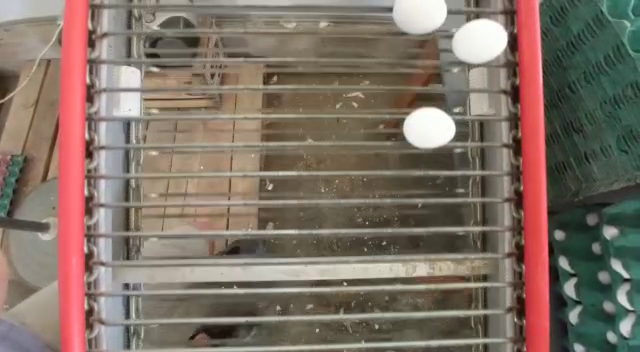
#> input picture frame 40 of cintaTransportadora1.mp4, 640 x 352 px, given in place of cintaTransportadora2.mp4, which was not available
$ python main.py
#> lines starting #> are read from the running program, lines starting #| are printed output that depends on the picture; after the words box and inside, x2 and y2 are one past the last pixel; in counts of white or black regions, pixels touching at a corner belong together; pictures that were not available may be replaced by others from this repository, and a replacement may not be noted
import cv2
import numpy as np
import imutils #importo imutils

sensitivity = 21
lower_white = np.array([0,0,255-sensitivity])
upper_white = np.array([255,sensitivity,255])

cap = cv2.VideoCapture('cintaTransportadora2.mp4') #leo el video de entrada

fgbg =cv2.createBackgroundSubtractorMOG2()  # Sustraccion de fondo - Porque es python 3, sino seria fgbg = cv2.bgsegm.createBackgroundSubtractorMOG()
kernel = cv2.getStructuringElement(cv2.MORPH_ELLIPSE, (3, 3)) #Para mejorar la imagen binaria obtenida luego de aplicar la sustraccion de fondo
eggs_counter = 0 #contador de huevos

while True:

    ret, imagen = cap.read()
#> imagen is the input picture: shape (352, 640, 3); mean B, G, R 101.3, 112.7, 127.7

    if not ret:    #si no puede capturar imagen entonces sale del while (es para evitar errores)
        break
    imagen = imutils.resize(imagen, width=640)  # cantidad de pixeles (se puede redimensionar)
    imagenHSV = cv2.cvtColor(imagen, cv2.COLOR_BGR2HSV) #convierto de BGR a HSV
#> imagenHSV: shape (352, 640, 3); mean H, S, V 38.5, 63, 131.1
    area_pts = np.array([[55, 50], [imagenHSV.shape[1] - 100, 50], [imagenHSV.shape[1] - 100, 110], [55, 110]])
	#Detectando colores
    maskBlanco = cv2.inRange(imagenHSV, lower_white, upper_white)
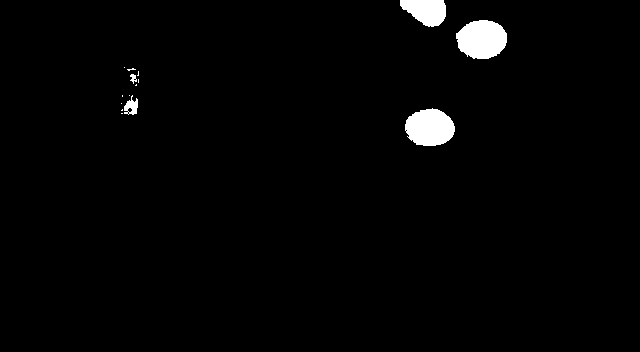
#> maskBlanco: shape (352, 640); 1.8% white; 15 white regions (10 under 20 px), largest, box (x1, y1, x2, y2) and area: (456, 20, 507, 59) 1553, (405, 108, 455, 146) 1462, (400, 0, 446, 27) 906, (124, 95, 138, 115) 163, (130, 74, 137, 84) 40
    #Las siguientes transformaciones dependen de la iluminacion
    maskBlanco = cv2.morphologyEx(maskBlanco, cv2.MORPH_OPEN, kernel) #transformaciones morfologicas para mejorar la imagen binariav (descarta regiones muy pequeñas de blanco)
#> maskBlanco: shape (352, 640); 1.8% white; 5 white regions, box (x1, y1, x2, y2) and area: (456, 20, 507, 59) 1547, (405, 108, 455, 146) 1456, (400, 0, 446, 27) 904, (124, 100, 138, 115) 136, (130, 74, 136, 82) 29
    maskBlanco = cv2.morphologyEx(maskBlanco, cv2.MORPH_CLOSE, kernel)
#> maskBlanco: shape (352, 640); 1.8% white; 5 white regions, box (x1, y1, x2, y2) and area: (456, 20, 507, 59) 1547, (405, 108, 455, 146) 1457, (400, 0, 446, 27) 905, (124, 100, 138, 115) 136, (130, 74, 136, 82) 29
    maskBlanco = cv2.erode(maskBlanco, kernel, iterations=5)
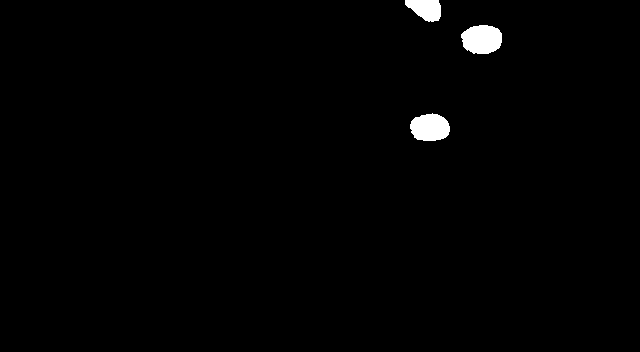
#> maskBlanco: shape (352, 640); 1.1% white; 3 white regions, box (x1, y1, x2, y2) and area: (461, 25, 502, 54) 962, (410, 113, 450, 141) 883, (405, 0, 441, 22) 576
    maskBlanco = cv2.dilate(maskBlanco, None, iterations=3) #5 iteraciones para la dilatacion, es para conectar las areas blancas mas grandes que representan al auto
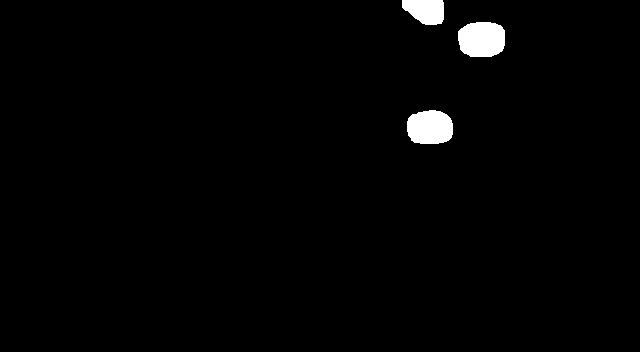
#> maskBlanco: shape (352, 640); 1.6% white; 3 white regions


	#Encontrando contornos
	#OpenCV 4
    cnts = cv2.findContours(maskBlanco, cv2.RETR_EXTERNAL, cv2.CHAIN_APPROX_SIMPLE)[0]  # para encontrar los contornos presentes en la imagen
#> cnts = 3 contours; box (x1, y1, x2, y2) and area: (458, 22, 505, 57) 1358, (407, 110, 453, 144) 1266, (402, 0, 444, 25) 786

    for cnt in cnts:  # se cuentan los contornos encontrados si estan en el area a analizar
        x, y, w, h = cv2.boundingRect(cnt)  # encuentra el ancho y alto del contorno
        if (cv2.contourArea(cnt) > 15) and (50 < (y + h) < 130):  # se compara con sus areas en pixeles (el valor 1500 es a prueba y error) y si esta en el area de analisis
            (x, y), radius = cv2.minEnclosingCircle(cnt)
            center = (int(x), int(y))
            radio = 2
            if 55 < int(y) < 110:   #dibujo la circunferencia azul solo en el rectangulo de interes
                cv2.circle(imagen, center, radio, (255, 0, 0), 3)   #dibujo el punto en cada huevo
                if 78 < int(y)  < 82:  # si el auto pasa por la linea amarilla, sera contado
                    if (55 < int(x) <= 135) and (espacio1 == 0): #si pasa por el espacio 1 por primera vez
                        eggs_counter = eggs_counter + 1
                        espacio1 = 1
                    if (135 < int(x) <= 215) and (espacio2 == 0): #si pasa por el espacio 2 por primera vez
                        eggs_counter = eggs_counter + 1
                        espacio2 = 1
                    if (215 < int(x) <= 295) and (espacio3 == 0):  # si pasa por el espacio 3 por primera vez
                        eggs_counter = eggs_counter + 1
                        espacio3 = 1
                    if (295 < int(x) <= 375) and (espacio4 == 0):  # si pasa por el espacio 4 por primera vez
                        eggs_counter = eggs_counter + 1
                        espacio4 = 1
                    if (375 < int(x) <= 455) and (espacio5 == 0):  # si pasa por el espacio 5 por primera vez
                        eggs_counter = eggs_counter + 1
                        espacio5 = 1
                    if (455 < int(x) <= 535) and (espacio6 == 0):  # si pasa por el espacio 6 por primera vez
                        eggs_counter = eggs_counter + 1
                        espacio6 = 1
                    if radius > 30:
                        eggs_counter = eggs_counter + 1
                    cv2.line(imagen, (55, 80), (imagen.shape[1] - 100, 80), (0, 255, 0),3)  # se dibuja una linea verde cuando los autos pasan
#> this loop made 3 passes
#> (w, h, radius, center, radio) on pass 2: (47, 35, 24.14, (481, 37), 2)
#> (w, h) on passes 1, 3: (46, 34), (42, 25)
#> after the loop, eggs_counter = 0; radio = 2; radius = 24.14
    espacio1 = 0
    espacio2 = 0
    espacio3 = 0
    espacio4 = 0
    espacio5 = 0
    espacio6 = 0
    cv2.drawContours(imagen, [area_pts], -1, (255, 0, 255), 2)  # visualizamos el area determinada anteriormente
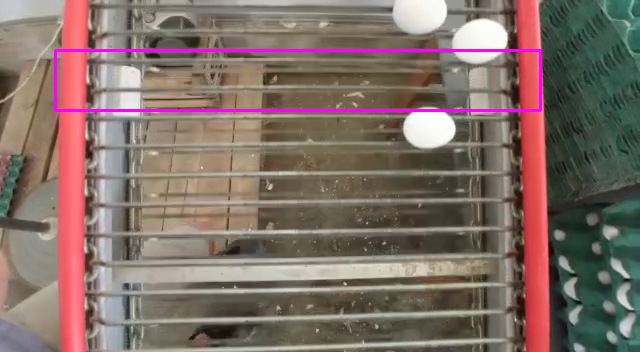
#> imagen: shape (352, 640, 3); 1.45% of pixels changed, all inside (x1, y1, x2, y2) = (54, 49, 542, 112)
    cv2.line(imagen, (55, 50), (55, 110), (0, 255, 255),1)  # linea vertical 1
#> imagen: shape (352, 640, 3); 0.03% of pixels changed, all inside (x1, y1, x2, y2) = (55, 50, 56, 111)
    #espacio 1: x=95 ; y=80
    cv2.line(imagen, (135, 50), (135, 110), (0, 255, 255),1)  # linea vertical 2
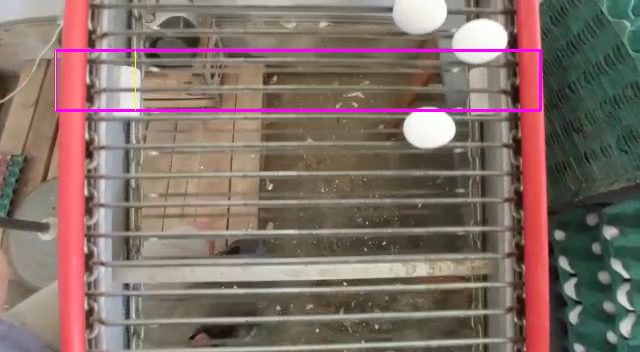
#> imagen: shape (352, 640, 3); mean B, G, R 103.1, 110.9, 129.1
    #espacio 2: x=175 ; y=80
    cv2.line(imagen, (215, 50), (215, 110), (0, 255, 255), 1)  # linea vertical 3
#> imagen: shape (352, 640, 3); 0.03% of pixels changed, all inside (x1, y1, x2, y2) = (215, 50, 216, 111)
    #espacio 3: x=255 ; y=80
    cv2.line(imagen, (295, 50), (295, 110), (0, 255, 255), 1)  # linea vertical 4
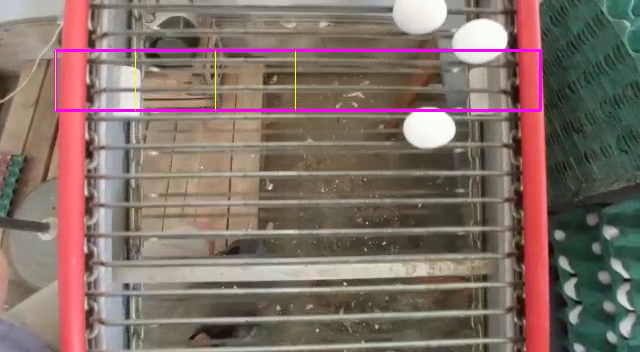
#> imagen: shape (352, 640, 3); mean B, G, R 103.1, 110.9, 129.2
    #espacio 4: x=335 ; y=80
    cv2.line(imagen, (375, 50), (375, 110), (0, 255, 255), 1)  # linea vertical 5
#> imagen: shape (352, 640, 3); 0.03% of pixels changed, all inside (x1, y1, x2, y2) = (375, 50, 376, 111)
    #espacio 5: x=415 ; y=80
    cv2.line(imagen, (455, 50), (455, 110), (0, 255, 255), 1)  # linea vertical 6
    #espacio 6: x=495 ; y=80
    cv2.line(imagen, (535, 50), (535, 110), (0, 255, 255), 1)  # linea vertical 7
#> imagen: shape (352, 640, 3); mean B, G, R 103, 111.1, 129.2
    cv2.line(imagen, (55, 80), (imagen.shape[1] - 100, 80), (0, 255, 255),1)  # linea horizontal amarilla ubicada en 260 (eje y)
    cv2.rectangle(imagen, (imagen.shape[1] - 70, 215), (imagen.shape[1] - 5, 270), (0, 255, 0),2)  # rectangulo donde va el contador, en color verde
    cv2.putText(imagen, str(eggs_counter), (imagen.shape[1] - 55, 250), cv2.FONT_HERSHEY_SIMPLEX, 1.2, (0, 255, 0), 2)
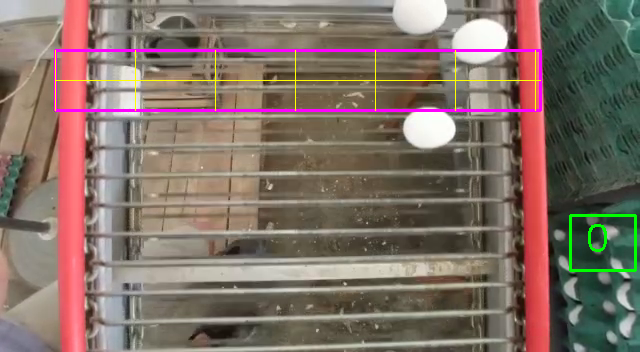
#> imagen: shape (352, 640, 3); mean B, G, R 102.5, 112.1, 129.2

    cv2.imshow('maskBlanco', maskBlanco)
    cv2.imshow('Imagen', imagen)

    k = cv2.waitKey(60) & 0xFF #el 70 es para que el video se vea mas lento, si disminuye va mas rapido
#> (key Esc is pressed here)
    if k == 27:  # si apreto la tecla ESC sale.
        break

cap.release()
cv2.destroyAllWindows()

$ run again, starting later in the video
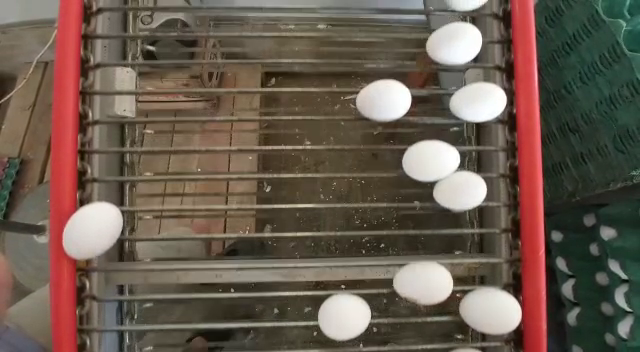
#> input picture frame 181 of cintaTransportadora1.mp4, 640 x 352 px, given in place of cintaTransportadora2.mp4, which was not available
#> imagen is the input picture: shape (352, 640, 3); mean B, G, R 78.1, 90.2, 104.7
#> imagenHSV: shape (352, 640, 3); mean H, S, V 31.6, 77.2, 107.5
#> `maskBlanco = cv2.dilate(maskBlanco, None, iterations=3)`:
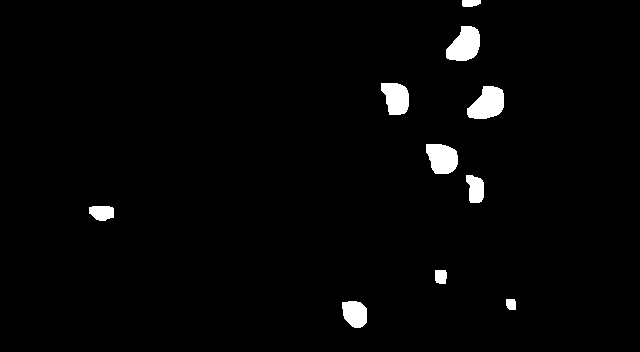
#> maskBlanco: shape (352, 640); 2.1% white; 10 white regions
#> cnts = 10 contours; largest, box (x1, y1, x2, y2) and area: (467, 86, 504, 119) 824, (446, 26, 480, 61) 808, (426, 144, 458, 174) 719, (381, 83, 409, 115) 652, (342, 301, 367, 328) 506
#> the loop `for cnt in cnts:` made 10 passes
#> (w, h, radius, center) on passes 8 to 9: (28, 32, 18.9, (392, 98)), (34, 35, 20.89, (461, 43))
#> after the loop `for cnt in cnts:`: eggs_counter = 0; radio = 2; radius = 20.89
#> `cv2.putText(imagen, str(eggs_counter), (imagen.shape[1] - 55, 250), cv..`:
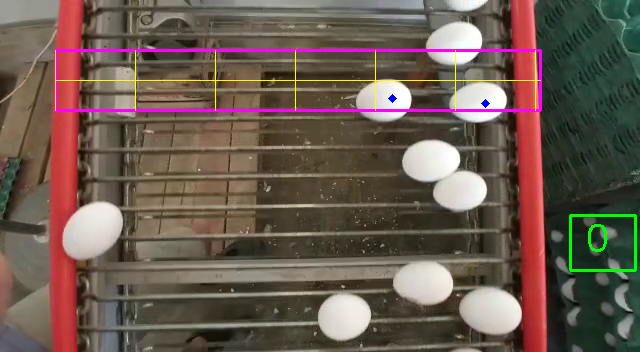
#> imagen: shape (352, 640, 3); mean B, G, R 79.9, 90.1, 106.8

$ run again, starting later in the video
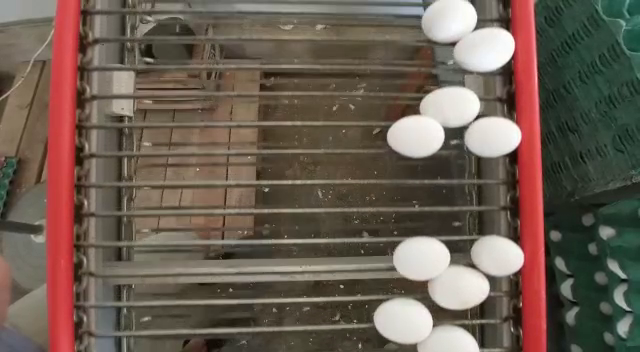
#> input picture frame 323 of cintaTransportadora1.mp4, 640 x 352 px, given in place of cintaTransportadora2.mp4, which was not available
#> imagen is the input picture: shape (352, 640, 3); mean B, G, R 81.5, 93.1, 107.5
#> imagenHSV: shape (352, 640, 3); mean H, S, V 31.4, 73.3, 110.4
#> `maskBlanco = cv2.dilate(maskBlanco, None, iterations=3)`:
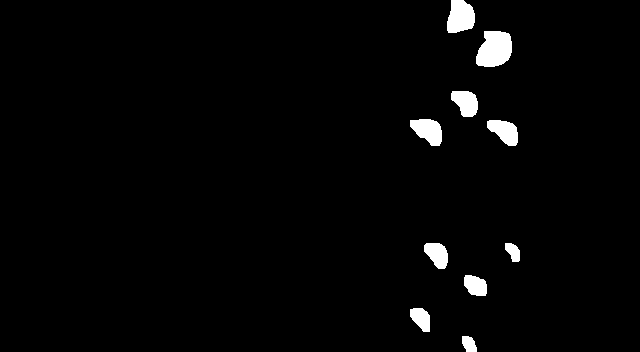
#> maskBlanco: shape (352, 640); 2.2% white; 10 white regions
#> cnts = 10 contours; largest, box (x1, y1, x2, y2) and area: (476, 31, 512, 67) 975, (447, 0, 475, 33) 688, (410, 119, 442, 146) 558, (487, 120, 518, 146) 496, (451, 91, 478, 117) 478
#> the loop `for cnt in cnts:` made 10 passes
#> (w, h, radius, center, radio) on passes 8 to 9: (27, 26, 16.26, (463, 102), 2), (36, 36, 21.97, (492, 48), 2)
#> after the loop `for cnt in cnts:`: eggs_counter = 0; radio = 2; radius = 21.97
#> `cv2.putText(imagen, str(eggs_counter), (imagen.shape[1] - 55, 250), cv..`:
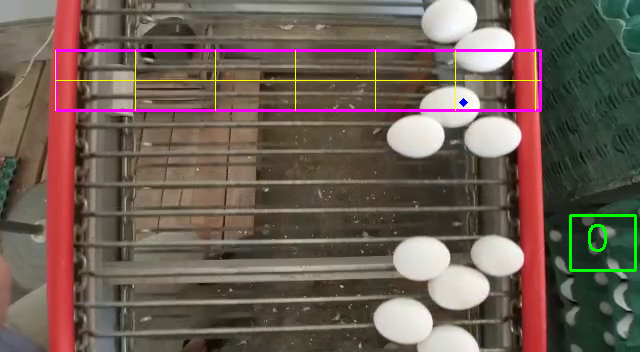
#> imagen: shape (352, 640, 3); mean B, G, R 83.4, 93.2, 109.7
